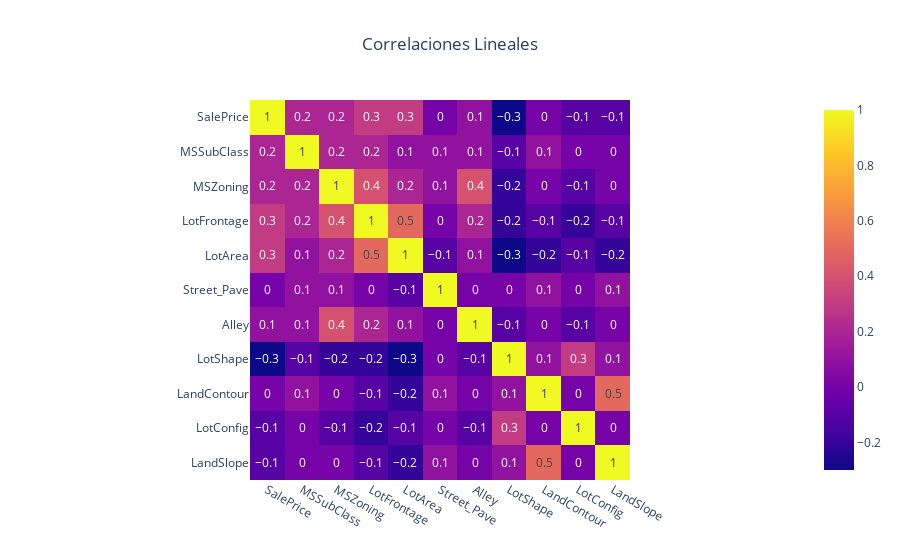

The notebook cell saved with this chart:
### Code cell
# Correlaciones de las características del terreno después de la limpieza de datos

columnas_a_analizar = ["SalePrice", "MSSubClass", "MSZoning", "LotFrontage", "LotArea", 'Street_Pave', 'Alley',
                           "LotShape", "LandContour", "LotConfig", "LandSlope" ] 

visualizar_correlaciones(df, columnas_a_analizar)

### Figure 1 — Plotly figure (JSON) as saved in the notebook; plotly's stock layout.template omitted (floating-point values rounded to 4 significant figures)
{"data": [{"coloraxis": "coloraxis", "hovertemplate": "x: %{x}<br>y: %{y}<br>color: %{z}<extra></extra>", "name": "0", "texttemplate": "%{z}", "type": "heatmap", "x": ["SalePrice", "MSSubClass", "MSZoning", "LotFrontage", "LotArea", "Street_Pave", "Alley", "LotShape", "LandContour", "LotConfig", "LandSlope"], "xaxis": "x", "y": ["SalePrice", "MSSubClass", "MSZoning", "LotFrontage", "LotArea", "Street_Pave", "Alley", "LotShape", "LandContour", "LotConfig", "LandSlope"], "yaxis": "y", "z": [[1, 0.2, 0.2, 0.3, 0.3, 0, 0.1, -0.3, 0, -0.1, -0.1], [0.2, 1, 0.2, 0.2, 0.1, 0.1, 0.1, -0.1, 0.1, 0, 0], [0.2, 0.2, 1, 0.4, 0.2, 0.1, 0.4, -0.2, 0, -0.1, 0], [0.3, 0.2, 0.4, 1, 0.5, 0, 0.2, -0.2, -0.1, -0.2, -0.1], [0.3, 0.1, 0.2, 0.5, 1, -0.1, 0.1, -0.3, -0.2, -0.1, -0.2], [0, 0.1, 0.1, 0, -0.1, 1, 0, 0, 0.1, 0, 0.1], [0.1, 0.1, 0.4, 0.2, 0.1, 0, 1, -0.1, 0, -0.1, 0], [-0.3, -0.1, -0.2, -0.2, -0.3, 0, -0.1, 1, 0.1, 0.3, 0.1], [0, 0.1, 0, -0.1, -0.2, 0.1, 0, 0.1, 1, 0, 0.5], [-0.1, 0, -0.1, -0.2, -0.1, 0, -0.1, 0.3, 0, 1, 0], [-0.1, 0, 0, -0.1, -0.2, 0.1, 0, 0.1, 0.5, 0, 1]]}], "layout": {"coloraxis": {"colorscale": [[0, "#0d0887"], [0.1111, "#46039f"], [0.2222, "#7201a8"], [0.3333, "#9c179e"], [0.4444, "#bd3786"], [0.5556, "#d8576b"], [0.6667, "#ed7953"], [0.7778, "#fb9f3a"], [0.8889, "#fdca26"], [1, "#f0f921"]]}, "title": {"text": "Correlaciones Lineales", "x": 0.5}, "xaxis": {"anchor": "y", "constrain": "domain", "domain": [0, 1], "scaleanchor": "y"}, "yaxis": {"anchor": "x", "autorange": "reversed", "constrain": "domain", "domain": [0, 1]}}}
